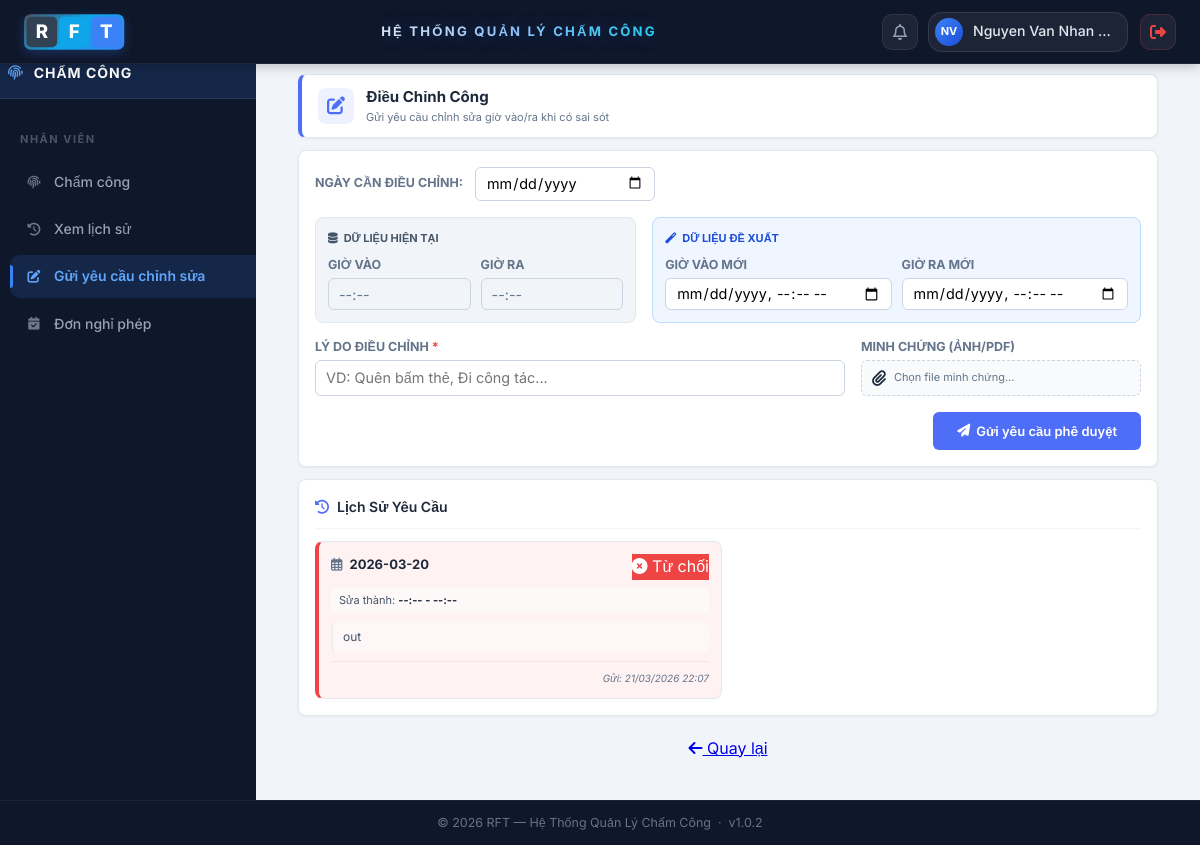
The page /index.php?page=yeu-cau-chinh-sua-cham-cong (signed in) on the database as committed earlier.
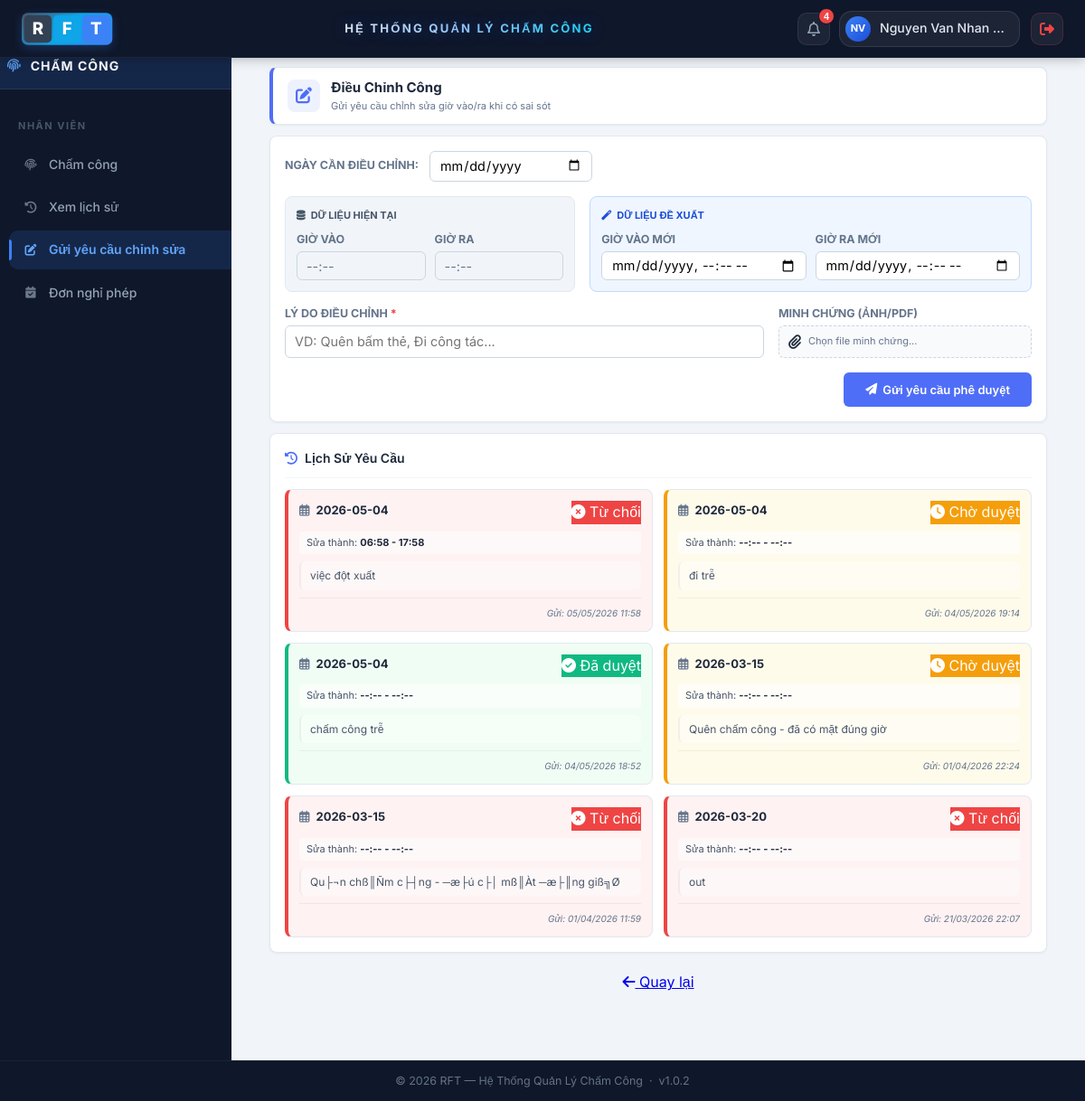
The same page on the database as committed later.
### tables this page shows
CREATE TABLE `attendance_corrections` (
  `id` int(11) NOT NULL,
  `maND` int(11) NOT NULL,
  `attendance_date` date NOT NULL,
  `old_time` datetime DEFAULT NULL,
  `new_time` datetime NOT NULL,
  `reason` text NOT NULL,
  `status` enum('pending','approved','rejected') NOT NULL DEFAULT 'pending',
  `hr_note` varchar(255) DEFAULT NULL,
  `created_at` datetime NOT NULL DEFAULT current_timestamp(),
  `updated_at` datetime DEFAULT NULL ON UPDATE current_timestamp(),
  `evidence_image` varchar(255) DEFAULT NULL,
  `proposed_checkin` datetime DEFAULT NULL,
  `proposed_checkout` datetime DEFAULT NULL,
  `evidence_file` varchar(255) DEFAULT NULL
);

### app/views/chamcong/yeucau_chinhsua.php (the view, shortened to what the rows shown need)
<?php include 'app/views/layouts/header.php'; ?>
<div class="main-container">
    <div class="dashboard-container">
        <div class="yc-container">
            <div class="yc-card">
                <?php if (!empty($requests) && is_array($requests)): ?>
                    <div class="yc-history-grid">
                        <?php foreach ($requests as $row): ?>
                            <?php
                                $status = $row['status'] ?? 'pending';
                                $badgeClass = 'yc-badge-' . $status; $statusText = 'Chờ duyệt'; $iconClass = 'fa-clock';
                                if ($status === 'approved') { $statusText = 'Đã duyệt'; $iconClass = 'fa-check-circle'; }
                                elseif ($status === 'rejected') { $statusText = 'Từ chối'; $iconClass = 'fa-times-circle'; }
                                $cardClass = 'status-' . $status;
                            ?>
                            <div class="yc-history-card <?= $cardClass ?>" id="request-<?= (int)($row['id'] ?? 0) ?>" data-id="<?= (int)($row['id'] ?? 0) ?>">
                                <div style="display: flex; justify-content: space-between; align-items: flex-start;">
                                    <div style="font-size: 13px; font-weight: 700; color: var(--yc-dark);">
                                        <i class="far fa-calendar-alt" style="color:#64748b;margin-right:4px"></i> <?= htmlspecialchars($row['attendance_date'] ?? '') ?>
                                    </div>
                                    <span class="yc-badge <?= $badgeClass ?>"><i class="fas <?= $iconClass ?>"></i> <?= $statusText ?></span>
                                </div>
                                <div style="font-size: 11px; color: #475569; background: rgba(255,255,255,0.6); padding: 4px 8px; border-radius: 4px; display: inline-block;">
                                    Sửa thành: <span style="font-weight: 700; color: var(--yc-dark);">
                                        <?= !empty($row['proposed_checkin']) ? date('H:i', strtotime($row['proposed_checkin'])) : '--:--' ?>
                                        -
                                        <?= !empty($row['proposed_checkout']) ? date('H:i', strtotime($row['proposed_checkout'])) : '--:--' ?>
                                    </span>
                                </div>
                                <div style="font-size: 12px; color: var(--yc-text); background: rgba(255,255,255,0.4); padding: 6px 10px; border-radius: 6px; border-left: 2px solid rgba(0,0,0,0.05);">
                                    <?= nl2br(htmlspecialchars($row['reason'] ?? '')) ?>
                                </div>
                                <div style="margin-top: auto; padding-top: 8px; border-top: 1px solid rgba(0,0,0,0.05); display: flex; justify-content: space-between; align-items: center;">
                                    <div style="font-size: 10px; color: #64748b; font-style: italic;">Gửi: <?= date('d/m/Y H:i', strtotime($row['created_at'] ?? '')) ?></div>
                                </div>
                            </div>
                        <?php endforeach; ?>
                    </div>
                <?php else: ?>
                    <div style="text-align: center; padding: 20px; color: #94a3b8;"><i class="fas fa-inbox" style="font-size: 20px; margin-bottom: 8px; display: block;"></i> Chưa có yêu cầu nào</div>
                <?php endif; ?>
            </div>
        </div>
    </div>
</div>
<?php include 'app/views/layouts/footer.php'; ?>

Rows that differ between the two databases and show on the page:
added attendance_corrections: attendance_date "2026-05-04", status "Từ chối", proposed_checkin "06:58", proposed_checkout "17:58", reason "việc đột xuất", created_at "05/05/2026 11:58"
added attendance_corrections: attendance_date "2026-05-04", statusText "Chờ duyệt", reason "đi trễ", created_at "04/05/2026 19:14", status "pending" (drawn)
added attendance_corrections: attendance_date "2026-05-04", status "Đã duyệt", reason "chấm công trễ", created_at "04/05/2026 18:52"
added attendance_corrections: attendance_date "2026-03-15", statusText "Chờ duyệt", reason "Quên chấm công - đã có mặt đúng giờ", created_at "01/04/2026 22:24", status "pending" (drawn)
added attendance_corrections: attendance_date "2026-03-15", status "Từ chối", reason "Qu├¬n chß║Ñm c├┤ng - ─æ├ú c├│ mß║Àt ─æ├║ng giß╗Ø", created_at "01/04/2026 11:59"
Other text that changed with them:
$notificationCount: (not shown) → "4"
